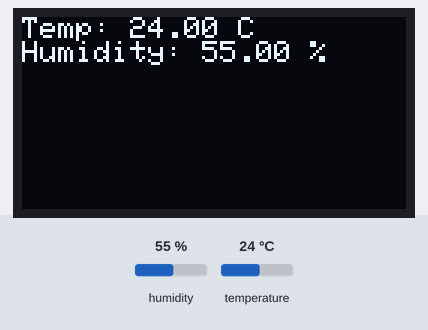
The sketch below on a simulated Arduino Uno, built with avr-gcc and run on an emulated ATmega328P. Shown: 128×64 one-colour display. Inputs (shaded band) come from the test bench; at power-on: humidity 55 %, temperature 24 °C. What the sketch prints to the serial monitor is not drawn.

Above: at 2.8 s.
2.9 s: humidity set to 22 %
At 4.8 s:
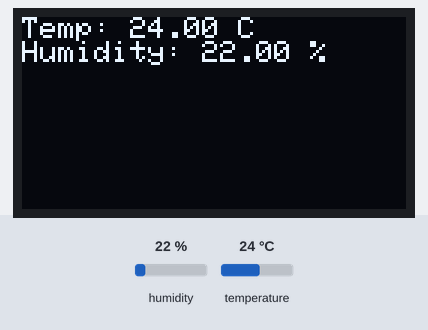
5.6 s: temperature set to 12 °C
At 6.4 s:
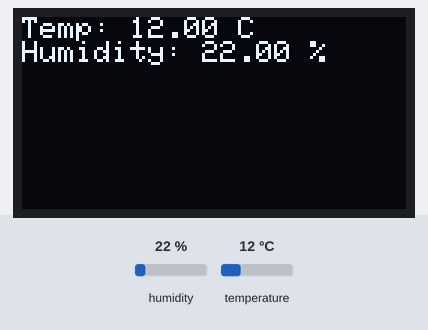
8.3 s: humidity set to 40 %
At 11.0 s:
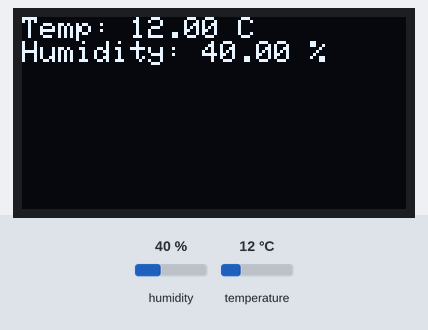
11.7 s: temperature set to 19 °C
Timing chart, 0 to 14.7 s (numbered marks = the images above; inputs shaded):
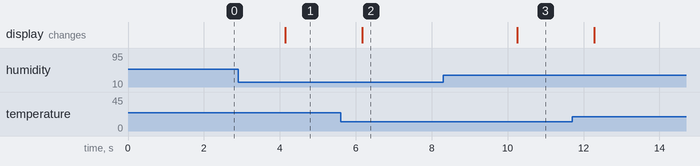

Measured:
- after the input at 2.9 s, the display: changes after 1.2 s (image 1)
- after the input at 5.6 s, the display: changes after 0.58 s (image 2)
- after the input at 8.3 s, the display: changes after 1.9 s (image 3)

The sketch:

sketch.ino
```cpp
#include <Wire.h>
#include <Adafruit_GFX.h>
#include <Adafruit_SSD1306.h>
#include <DHT.h>

#define SCREEN_WIDTH 128
#define SCREEN_HEIGHT 64
#define DHTPIN 4
#define DHTTYPE DHT22

Adafruit_SSD1306 display(SCREEN_WIDTH, SCREEN_HEIGHT, &Wire, -1);
DHT dht(DHTPIN, DHTTYPE);

void setup() {
  Serial.begin(115200);
  dht.begin();

  if (!display.begin(SSD1306_SWITCHCAPVCC, 0x3C)) {
    Serial.println("OLED not found");
    while (true);
  }
  display.clearDisplay();
}

void loop() {
  float temp = dht.readTemperature();
  float hum = dht.readHumidity();

  if (isnan(temp) || isnan(hum)) {
    Serial.println("Failed to read from DHT sensor");
    return;
  }

  display.clearDisplay();
  display.setTextSize(1);
  display.setTextColor(SSD1306_WHITE);
  display.setCursor(0, 0);
  display.print("Temp: ");
  display.print(temp);
  display.println(" C");
  display.print("Humidity: ");
  display.print(hum);
  display.println(" %");
  display.display();

  Serial.print("Temp: "); Serial.print(temp);
  Serial.print(" Humidity: "); Serial.println(hum);

  delay(2000);
}
```
